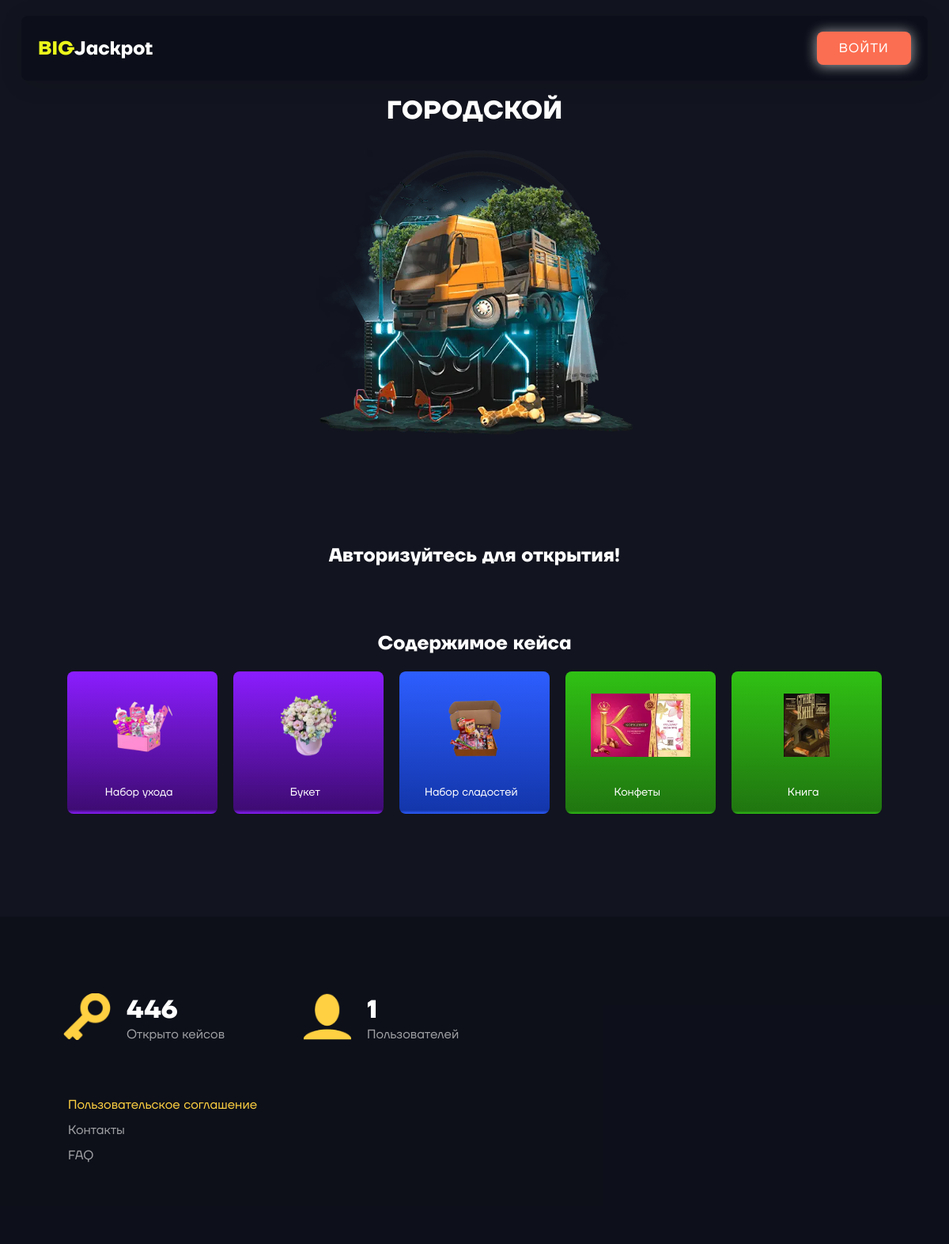
The page /case/14/ on the database its author committed.
### case/models.py (models this page shows, shortened)
class Case(models.Model):
    name = models.CharField(max_length=100, verbose_name='Название кейса')
    img_certificates = ResizedImageField(
        verbose_name='Изображение', force_format="WEBP", quality=75, upload_to="case")
    categories = models.ManyToManyField(Category, related_name='cases', verbose_name='Категории')
    class Meta:
        verbose_name = 'Кейс'
        verbose_name_plural = 'Кейсы'

class Item(models.Model):
    name = models.CharField(max_length=100, verbose_name='Наименование')
    img = ResizedImageField(
        verbose_name='Изображение', force_format="WEBP", quality=75, upload_to="items")
    quantity = models.IntegerField(verbose_name='Количество')
    chance = models.FloatField(default=0.0, verbose_name='Шанс выпадения')
    cases = models.ManyToManyField(Case, related_name='items', verbose_name='Кейсы')
    rare = models.IntegerField(choices=[(i, i) for i in range(1, 7)], verbose_name='Редкость', default=1)
    users = models.ManyToManyField(User, through='UserItem')
    class Meta:
        verbose_name = 'Предмет'
        verbose_name_plural = 'Предметы'

### case/views.py (the view)
# urls.py: path('case/<int:id>/', case_page, name='news_detail'),
def case_page(request, id):
    case = get_object_or_404(Case, id=id)
    items = Item.objects.filter(cases=id).order_by('-rare')
    total_quantity = Item.objects.filter(cases=id).aggregate(total_quantity=Sum('quantity'))['total_quantity']
    data = {
        'title': case.name.upper(),
        'img_case': case.img_certificates,
        'items' : items,
        'case_items_count': total_quantity,
    }
    data['user_items'] = UserItem.objects.all().count()
    data['user_count'] = User.objects.all().count()
    if request.user.is_authenticated:
        user = request.user
        data['keys_count']= user.profile.keys_count
    return render(request, 'main/case.html', context=data)

### templates/main/case.html (shortened to what this page needs)
<!DOCTYPE html>
<html lang="en">
<head>
    {% load static %}
  <link rel="stylesheet" href="{% static 'case/style.css' %}">
  <link rel="stylesheet" type="text/css" href="{% static 'css/rare.css' %}">
  <link rel="stylesheet" type="text/css" href="{% static 'css/header.css' %}">
  <link rel="stylesheet" type="text/css" href="{% static 'css/style-button.css' %}">
  <link rel="stylesheet" type="text/css" href="{% static 'css/stylesHome.css' %}">
</head>
<body>
  {% include 'main/module/header.html' %}
  <div class="conteiner_rullete">
    <h1 class="title_case">{{ title }}</h1>
    <div class="case_im">
      <img class="case" src="{{ img_case.url }}" alt="case love">
    </div>
    <div class="app">
        <div class="content_start">
          {% if request.user.is_authenticated %}
            {% if keys_count == 0 %}
              <p class="case-none">У вас нет ключей!</p>
            {% else %}
              <p class="case-ended-message hidden">Предметы в этом кейсе кончились!</p>
              <button onclick="start()" class="start hidden">ОТКРЫТЬ</button>
            {% endif %}
          {% else %}
            <p class="not_user">Авторизуйтесь для открытия!</p>
          {% endif %}
        </div>
    </div>
    <div class="disply_items">
      <div class='mini_title'>
        <h2>Содержимое кейса</h2>
      </div>
      <div class="list_items_mini">
        <ul class="list_new_items">
          {% for item in items %}
            <li data-item="{{ item.name }}" class="list__item gradient_{{ item.rare }}">
              <div class="img_items">
                <img class='img_card' src="{{ item.img.url }}" alt="{{ item.name }}">
              </div>
              <div class="title_items">
                <p>{{ item.name }}</p>
              </div>
            </li>
          {% endfor %}
        </ul>
    </div>
    </div>
  </div>
  {% include 'main/module/footer.html' %}
</body>
</html>

### static/case/style.css (style rules this page uses)
* { margin: 0; padding: 0; font-family: sans-serif; box-sizing: content-box; }
body { min-height: 100vh; background: #12141F; color: white; }
.conteiner_rullete { display: flex; flex-direction: column; align-items: center; margin: 120px 0; }
.app { position: relative; width: 1022px; border-radius: 10px; margin-top: 100px; }
.list__item { display: flex; flex-direction: column; align-items: center; }
.list__item p { font-size: 0.875rem; text-align: center; }
.case_im { display: flex; justify-content: center; }
.title_case { display:flex; justify-content: center; }
.disply_items { display: flex; margin-top: 10vh; flex-direction: column }
.list_new_items { display: flex; flex-wrap: wrap; justify-content: center; padding-top: 10px; }
.list_new_items li { height: 180px; width: 190px; padding: 10px; margin: 10px; box-sizing: border-box; }
.mini_title { display: flex; justify-content: center; }
.list_items_mini { display: flex; width: 100%; max-width: 1051px; }
.title_items { align-items: center; display: flex; justify-content: space-between; margin-top: 10px; margin-right: 5%; margin-bottom: 5%; }
.img_items { margin-top: 18px; height: 200px; object-fit: cover; object-position: center; }
.case { width: 100%; height: 100%; max-width: 400px; }
.img_card { width: 100%; height: 100%; max-height: 80px; }
.content_start { display: flex; justify-content: center; margin-top: 26px; font-size: 24px; font-weight: 700; }

### static/css/rare.css (style rules this page uses)
.gradient, .gradient_6, .gradient_5,.gradient_4, .gradient_3,.gradient_2, .gradient_1 { width: 200px; height: 200px; border-radius: 8px; }
.gradient_4 { background: linear-gradient(0deg, #8b1dff 0%, #3e0b73 3%, #8b1dff 100%); }
.gradient_3 { background: linear-gradient(0deg, #2d5eff 0%, #1336ab 2.5%, #2d5eff 100%); }
.gradient_2 { background: linear-gradient(0deg, #30c114 0%, #207610 2%, #30c114 100%); }

### static/css/header.css (style rules this page uses)
html * { font-family: 'TT Firs Neue', sans-serif; }
body { margin: 0; }
h1 { text-transform: uppercase; color: white; }

### static/css/stylesHome.css (style rules this page uses)
:root { --pixel-color-header: rgba(13, 16, 26, 0.96); --pixel-color-yelow: #FFD041; }

### rows shown on the page
Case: name "ГОРОДСКОЙ"
Item: img (picture), name "Набор ухода"
Item: img (picture), name "Букет"
Item: img (picture), name "Набор сладостей"
Item: img (picture), name "Конфеты"
Item: img (picture), name "Книга"

### other values the page prints
{{ user_items }} "446"
{{ user_count }} "1"
